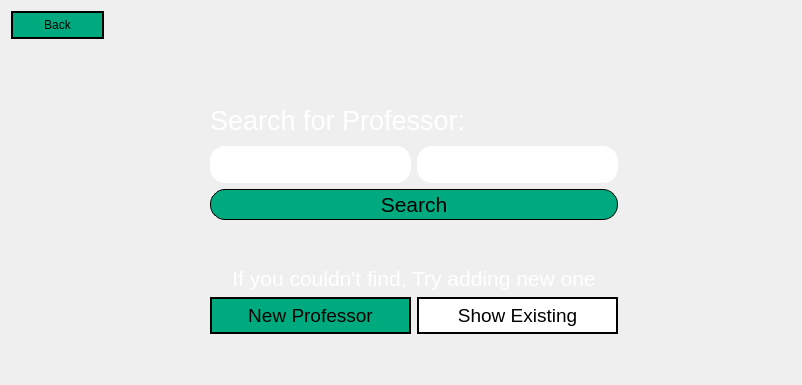
     <widget class="QWidget" name="page_2">
      <layout class="QGridLayout" name="gridLayout_9">
       <item row="0" column="0">
        <layout class="QGridLayout" name="gridLayout_8">
         <item row="4" column="3" colspan="2">
          <spacer name="verticalSpacer_20">
           <property name="orientation">
            <enum>Qt::Vertical</enum>
           </property>
           <property name="sizeHint" stdset="0">
            <size>
             <width>20</width>
             <height>40</height>
            </size>
           </property>
          </spacer>
         </item>
         <item row="10" column="3" colspan="2">
          <widget class="QLabel" name="label_3">
           <property name="font">
            <font>
             <pointsize>16</pointsize>
            </font>
           </property>
           <property name="styleSheet">
            <string notr="true">color: rgb(255, 255, 255);</string>
           </property>
           <property name="text">
            <string>If you couldn't find, Try adding new one</string>
           </property>
           <property name="alignment">
            <set>Qt::AlignCenter</set>
           </property>
          </widget>
         </item>
         <item row="1" column="1">
          <spacer name="horizontalSpacer_18">
           <property name="orientation">
            <enum>Qt::Horizontal</enum>
           </property>
           <property name="sizeType">
            <enum>QSizePolicy::Fixed</enum>
           </property>
           <property name="sizeHint" stdset="0">
            <size>
             <width>60</width>
             <height>20</height>
            </size>
           </property>
          </spacer>
         </item>
         <item row="1" column="0">
          <spacer name="horizontalSpacer_9">
           <property name="orientation">
            <enum>Qt::Horizontal</enum>
           </property>
           <property name="sizeHint" stdset="0">
            <size>
             <width>40</width>
             <height>20</height>
            </size>
           </property>
          </spacer>
         </item>
         <item row="12" column="3" colspan="2">
          <spacer name="verticalSpacer_18">
           <property name="orientation">
            <enum>Qt::Vertical</enum>
           </property>
           <property name="sizeHint" stdset="0">
            <size>
             <width>20</width>
             <height>40</height>
            </size>
           </property>
          </spacer>
         </item>
         <item row="5" column="3" colspan="2">
          <widget class="QLabel" name="label">
           <property name="font">
            <font>
             <pointsize>20</pointsize>
            </font>
           </property>
           <property name="styleSheet">
            <string notr="true">color: rgb(255, 255, 255);</string>
           </property>
           <property name="text">
            <string>Search for Professor:</string>
           </property>
          </widget>
         </item>
         <item row="1" column="5">
          <spacer name="horizontalSpacer_27">
           <property name="orientation">
            <enum>Qt::Horizontal</enum>
           </property>
           <property name="sizeHint" stdset="0">
            <size>
             <width>40</width>
             <height>20</height>
            </size>
           </property>
          </spacer>
         </item>
         <item row="7" column="4">
          <widget class="QLineEdit" name="lineEdit_lastname_search_prof">
           <property name="font">
            <font>
             <pointsize>16</pointsize>
            </font>
           </property>
           <property name="styleSheet">
            <string notr="true">color: rgb(255, 255, 255);

border-width: 2px;        
  border-style: solid;
border-color: rgb(255, 255, 255);
  border-radius: 15px;
  padding:3px;</string>
           </property>
           <property name="placeholderText">
            <string>Last Name</string>
           </property>
          </widget>
         </item>
         <item row="0" column="0">
          <widget class="QPushButton" name="pushButton_10">
           <property name="minimumSize">
            <size>
             <width>93</width>
             <height>0</height>
            </size>
           </property>
           <property name="styleSheet">
            <string notr="true">color: rgb(0, 0, 0);
background-color: rgb(0, 170, 127);
border-width: 2px;        
  border-style: solid;
  border-radius: 15px;
  padding:5px;</string>
           </property>
           <property name="text">
            <string>Back</string>
           </property>
          </widget>
         </item>
         <item row="11" column="3">
          <widget class="QPushButton" name="pushButton_7">
           <property name="minimumSize">
            <size>
             <width>200</width>
             <height>0</height>
            </size>
           </property>
           <property name="font">
            <font>
             <pointsize>14</pointsize>
            </font>
           </property>
           <property name="styleSheet">
            <string notr="true">color: rgb(0, 0, 0);
background-color: rgb(0, 170, 127);
border-width: 2px;        
  border-style: solid;
  border-radius: 20px;
  padding:5px;</string>
           </property>
           <property name="text">
            <string> New Professor </string>
           </property>
          </widget>
         </item>
         <item row="1" column="6">
          <spacer name="horizontalSpacer_30">
           <property name="orientation">
            <enum>Qt::Horizontal</enum>
           </property>
           <property name="sizeHint" stdset="0">
            <size>
             <width>40</width>
             <height>20</height>
            </size>
           </property>
          </spacer>
         </item>
         <item row="7" column="3">
          <widget class="QLineEdit" name="lineEdit_firstname_searchProf">
           <property name="font">
            <font>
             <pointsize>16</pointsize>
            </font>
           </property>
           <property name="styleSheet">
            <string notr="true">color: rgb(255, 255, 255);

border-width: 2px;        
  border-style: solid;
border-color: rgb(255, 255, 255);
  border-radius: 15px;
  padding:3px;</string>
           </property>
           <property name="text">
            <string/>
           </property>
           <property name="placeholderText">
            <string>First Name</string>
           </property>
          </widget>
         </item>
         <item row="8" column="3" colspan="2">
          <widget class="QPushButton" name="pushButton_8">
           <property name="font">
            <font>
             <pointsize>16</pointsize>
            </font>
           </property>
           <property name="styleSheet">
            <string notr="true">border-width: 1px;        
background-color: rgb(0, 170, 127);
color: rgb(0, 0, 0);
  border-style: solid;
  border-radius: 15px;
  padding:2px;</string>
           </property>
           <property name="text">
            <string>Search</string>
           </property>
          </widget>
         </item>
         <item row="0" column="3" colspan="2" alignment="Qt::AlignHCenter">
          <widget class="QLabel" name="label_22">
           <property name="maximumSize">
            <size>
             <width>200</width>
             <height>50</height>
            </size>
           </property>
           <property name="text">
            <string/>
           </property>
           <property name="pixmap">
            <pixmap resource="resources.qrc">:/img/img/333.png</pixmap>
           </property>
           <property name="scaledContents">
            <bool>true</bool>
           </property>
          </widget>
         </item>
         <item row="11" column="4">
          <widget class="QPushButton" name="pushButton_32">
           <property name="font">
            <font>
             <pointsize>14</pointsize>
            </font>
           </property>
           <property name="styleSheet">
            <string notr="true">color: rgb(0, 0, 0);
background-color: rgb(255, 255, 255);
border-width: 2px;        
  border-style: solid;
  border-radius: 20px;
  padding:5px;</string>
           </property>
           <property name="text">
            <string>Show Existing</string>
           </property>
          </widget>
         </item>
         <item row="9" column="3" colspan="2">
          <spacer name="verticalSpacer_19">
           <property name="orientation">
            <enum>Qt::Vertical</enum>
           </property>
           <property name="sizeHint" stdset="0">
            <size>
             <width>20</width>
             <height>40</height>
            </size>
           </property>
          </spacer>
         </item>
         <item row="1" column="7">
          <spacer name="horizontalSpacer_67">
           <property name="orientation">
            <enum>Qt::Horizontal</enum>
           </property>
           <property name="sizeType">
            <enum>QSizePolicy::Fixed</enum>
           </property>
           <property name="sizeHint" stdset="0">
            <size>
             <width>93</width>
             <height>20</height>
            </size>
           </property>
          </spacer>
         </item>
         <item row="1" column="2">
          <spacer name="horizontalSpacer_19">
           <property name="orientation">
            <enum>Qt::Horizontal</enum>
           </property>
           <property name="sizeHint" stdset="0">
            <size>
             <width>40</width>
             <height>20</height>
            </size>
           </property>
          </spacer>
         </item>
         <item row="6" column="3" colspan="2">
          <spacer name="verticalSpacer_7">
           <property name="orientation">
            <enum>Qt::Vertical</enum>
           </property>
           <property name="sizeType">
            <enum>QSizePolicy::Fixed</enum>
           </property>
           <property name="sizeHint" stdset="0">
            <size>
             <width>20</width>
             <height>4</height>
            </size>
           </property>
          </spacer>
         </item>
        </layout>
       </item>
      </layout>
     </widget>
